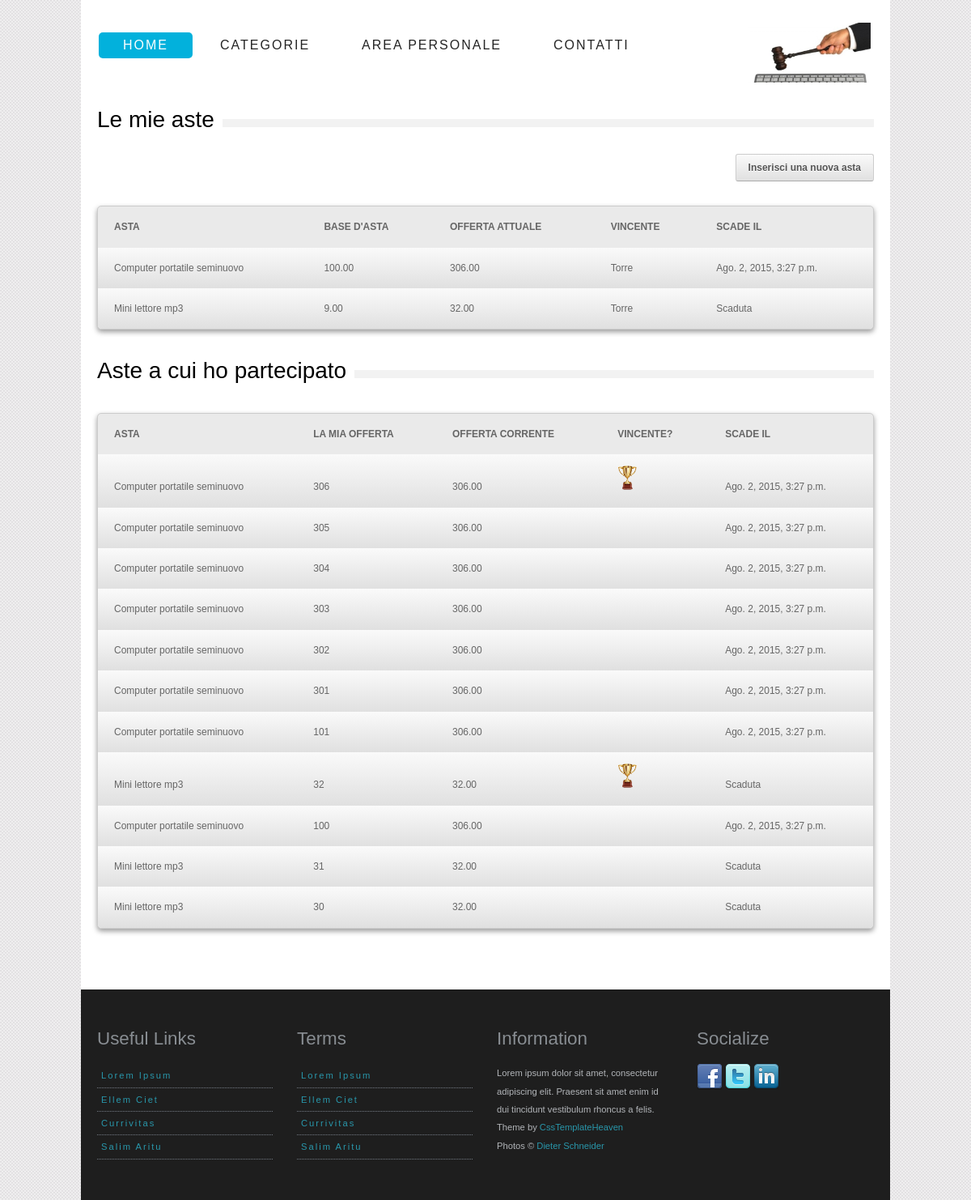
The app's page /account/riepilogo/ (signed in) with its own data.
### AsteOnLine/models.py (models this page shows, shortened)
class Asta (models.Model):
    creatore = models.ForeignKey(User)
    titolo = models.CharField(max_length=140)
    descrizione = models.TextField(max_length=600)
    foto = models.ImageField(upload_to=get_nome, default=settings.NO_MEDIA)
    data_apertura = models.DateTimeField(default=timezone.now)
    data_chiusura = models.DateTimeField(default=timezone.now()+datetime.timedelta(days=7))
    categoria= models.ForeignKey(Categoria)
    base_asta = models.DecimalField(max_digits=8,decimal_places=2,default=0.10)
    offerta_corrente = models.DecimalField(max_digits=8,decimal_places=2,default=0.00)
    def image_tag(self):
        return u'<p align ="center"><img src="%s" width ="100px" align ="middle"/></p>' % self.foto.url
    image_tag.short_description = 'Foto'
    image_tag.allow_tags = True
    class Meta:
        verbose_name_plural = 'Aste'
    def attiva(self):
        return self.data_chiusura>timezone.now()
    attiva.admin_order_field = '-data_chiusura'
    attiva.boolean = True
    attiva.short_description = 'Attiva?'

class Puntata (models.Model):
    importo = models.DecimalField(max_digits=8,decimal_places=2)
    data = models.DateTimeField(default=timezone.now)
    utente = models.ForeignKey(User)
    asta = models.ForeignKey(Asta)
    class Meta:
        verbose_name_plural = 'Puntate'
        unique_together=('importo','asta')

### GestioneUtenti/views.py (the view)
@login_required(login_url='/account/login')
def riepilogo(request):
    utente=request.user
    myaste=Asta.objects.filter(creatore=utente)
    ast=myaste.values()
    p=[]
    for i in xrange(len(myaste)):
        a=ast[i]
        print a
        if a['data_chiusura']<=timezone.now():
            a['data_chiusura']='Scaduta'
        try:
            a['vincente']=Puntata.objects.filter(asta=myaste[i]).last().utente.username
        except AttributeError:
            a['vincente']=""
        p.append(a)
    puntate=Puntata.objects.filter(utente=utente).order_by('-data')
    dettagli=[]
    for punt in puntate:
        det={}
        astx=punt.asta
        det['offerta_corrente']=Puntata.objects.filter(asta=astx).last().importo
        det['titolo']= punt.asta.titolo
        det['puntata']=punt.importo
        if punt.asta.data_chiusura <= timezone.now():
            det['scadenza']='Scaduta'
        else:
            det['scadenza']=punt.asta.data_chiusura
        det['vincente']= det['puntata'] == det['offerta_corrente']
        det['id_asta']=punt.asta.pk
        dettagli.append(det)
    context={'myaste':p, 'puntate':dettagli}
    return render(request, 'GestioneUtenti/riepilogo.html',context)

### GestioneUtenti/templates/GestioneUtenti/riepilogo.html (shortened to what this page needs)
{% extends "GestioneUtenti/base.html" %}
{% load staticfiles %}
{% block body %}
    <div class="one last">
    <div class="heading_bg">
                    <h2>Le mie aste</h2>
                </div>
    <p align="right"><a href="{% url 'GestioneUtenti:nuovaasta' %}" class="button">Inserisci una nuova asta</a> </p>
    {% if myaste %}
        <table border="0">
            <th>Asta</th>
            <th>Base d'asta</th>
            <th>Offerta attuale</th>
            <th>Vincente</th>
            <th>Scade il</th>
            {% for asta in myaste %}
                <tr>
                    <td>{{ asta.titolo }}</td>
                    <td>{{ asta.base_asta }}</td>
                    <td>{{ asta.offerta_corrente }}</td>
                    <td>{{ asta.vincente }}</td>
                    <td>{{ asta.data_chiusura }}</td>
                </tr>
            {% endfor %}
        </table>
    {% else %}
        <h4>Non hai inserito nessuna asta.</h4>
    {% endif %}
    </div>
    <div class="one last">
    <div class="heading_bg">
                    <h2>Aste a cui ho partecipato</h2>
                </div>
        {% if puntate %}
        <table border="0">
            <th>Asta</th>
            <th>La mia offerta</th>
            <th>Offerta corrente</th>
            <th>Vincente?</th>
            <th>Scade il</th>
            {% for puntata in puntate %}
                <tr onclick="location.href='{% url 'AsteOnLine:offerta' puntata.id_asta %}'">
                    <td>{{ puntata.titolo }}</td>
                    <td>{{ puntata.puntata|floatformat }}</td>
                    <td>{{ puntata.offerta_corrente }}</td>
                    <td>
                        {% if puntata.vincente %}
                            <img src="{% static 'GestioneUtenti/icone/coppa.png' %}" height="30px" >
                        {% endif %}
                    </td>
                    <td>{{ puntata.scadenza }}</td>
                </tr>
            {% endfor %}
        </table>
    {% else %}
        <h4>Non hai partecipato a nessuna asta.</h4>
    {% endif %}
    </div>
{% endblock %}

### GestioneUtenti/static/GestioneUtenti/css/style.css (style rules this page uses)
html,body,div,span,applet,object,iframe,h1,h2,h3,h4,h5,h6,p,blockquote,pre,a,abbr,acronym,address,big,cite,code,del,dfn,em,font,img,ins,kbd,q,s,samp,small,strike,strong,sub,sup,tt,var,dl,dt,dd,ol,ul,li,fieldset,form,label,legend,table,caption,tbody,tfoot,thead,tr,th,td { margin:0;padding:0;border:0;outline:0;font-weight:inherit;font-style:inherit;font-family:inherit;vertical-align:baseline }
table { border-collapse:separate;border-spacing:0 }
caption,th,td { text-align:left;font-weight:400 }
body { font-family: Arial, Helvetica, sans-serif; font-size: .875em; line-height: 1.6em; background: #fff url(../img/body_bg.png) fixed; color: #666; }
h1, h2, h3, h4 { font-family: "QuicksandBook", Arial, sans-serif }
h2, h3 { margin: 20px 0; color: #000; font-weight: normal; text-transform:normal }
h2 { font-size: 2em }
.heading_bg { background: url(../img/heading_bg.png) repeat-x 0 30px }
.heading_bg h1, .heading_bg h2, .heading_bg h3, .heading_bg h4 { background: #FFF; padding-right: 10px; display: inline-block }
p { padding: 10px 0; font-size: 1em; }
a { color: #2997AB; text-decoration: none }
table { background:#eaeaea; font-family: Arial, Helvetica, sans-serif; width: 100%; font-size: 12px; margin:20px 0; border-collapse: separate; border:#ccc 1px solid; -moz-border-radius:5px; -webkit-border-radius:5px; border-radius:5px; -moz-box-shadow:0 3px 6px rgba(0, 0, 0, 0.4); box-shadow:0 3px 6px rgba(0, 0, 0, 0.4) }
table th { padding:14px 20px; text-transform:uppercase; font-weight: bold }
table td { background-image: -moz-linear-gradient(top, #fafafa, #E0E0E0); background-image: -webkit-gradient(linear, 0% 0%, 0% 100%, from(#fafafa), to(#E0E0E0)); background-image: -webkit-linear-gradient(top, #fafafa, #E0E0E0); background-image: -ms-linear-gradient(top, #fafafa, #E0E0E0); background-image: -o-linear-gradient(top, #fafafa, #E0E0E0); filter: progid:DXImageTransform.Microsoft.gradient(startColorstr='#fafafa', endColorstr='#E0E0E0'); padding: 14px 20px }
table tr:last-child td:first-child { -moz-border-radius-bottomleft: 5px; -webkit-border-bottom-left-radius: 5px; border-bottom-left-radius: 5px }
table tr:last-child td:last-child { -moz-border-radius-bottomright: 5px; -webkit-border-bottom-right-radius:5px; border-bottom-right-radius: 5px }
.button { -moz-border-bottom-colors: none; -moz-border-image: none; -moz-border-left-colors: none; -moz-border-right-colors: none; -moz-border-top-colors: none; border-color: #CCCCCC #CCCCCC #AAAAAA; border-radius: 3px 3px 3px 3px; border-style: solid; border-width: 1px; box-shadow: 0 0 1px #FFFFFF inset; color: #555555; font-weight: bold; text-decoration: none; padding: 5px 15px; font-size: 12px; display: inline-block; text-shadow: 0 0 0 transparent, 0 1px 0 #FFFFFF; background-image: -moz-linear-gradient(top, #fafafa, #E0E0E0); background-image: -webkit-gradient(linear, 0% 0%, 0% 100%, from(#fafafa), to(#E0E0E0)); background-image: -webkit-linear-gradient(top, #fafafa, #E0E0E0); background-image: -ms-linear-gradient(top, #fafafa, #E0E0E0); background-image: -o-linear-gradient(top, #fafafa, #E0E0E0); filter: progid:DXImageTransform.Microsoft.gradient(startColorstr='#fafafa', endColorstr='#E0E0E0') }
.one, .one-half, .two-third, .one-third, .one-fourth, .one-fifth, .one-sixth ,.inner-content, .one-third-big { float:left; }
.one { width:960px; }
.last { margin-right: 0px!important; }

### records on screen
Asta: titolo "Computer portatile seminuovo", base_asta "100.00", offerta_corrente "306.00", vincente "Torre", data_chiusura "Ago. 2, 2015, 3:27 p.m.", titolo "Computer portatile seminuovo" "Computer portatile seminuovo" "Computer portatile seminuovo" "Computer portatile seminuovo" "Computer portatile seminuovo" "Computer portatile seminuovo" "Computer portatile seminuovo" "Computer portatile seminuovo", scadenza "Ago. 2, 2015, 3:27 p.m." "Ago. 2, 2015, 3:27 p.m." "Ago. 2, 2015, 3:27 p.m." "Ago. 2, 2015, 3:27 p.m." "Ago. 2, 2015, 3:27 p.m." "Ago. 2, 2015, 3:27 p.m." "Ago. 2, 2015, 3:27 p.m." "Ago. 2, 2015, 3:27 p.m."
Asta: titolo "Mini lettore mp3", base_asta "9.00", offerta_corrente "32.00", vincente "Torre", data_chiusura "Scaduta", titolo "Mini lettore mp3" "Mini lettore mp3" "Mini lettore mp3"
Puntata: puntata "306", offerta_corrente "306.00" "306.00" "306.00" "306.00" "306.00" "306.00" "306.00" "306.00"
Puntata: puntata "305"
Puntata: puntata "304"
Puntata: puntata "303"
Puntata: puntata "302"
Puntata: puntata "301"
Puntata: puntata "101"
Puntata: puntata "32", offerta_corrente "32.00" "32.00" "32.00"
Puntata: puntata "100"
Puntata: puntata "31"
Puntata: puntata "30"

### other values on screen
{{ puntata.scadenza }} "Scaduta" "Scaduta" "Scaduta"
